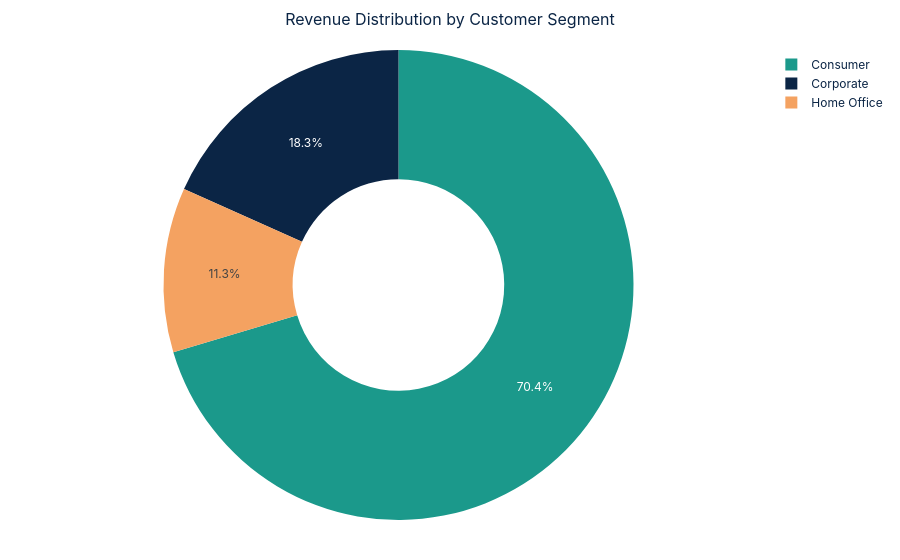
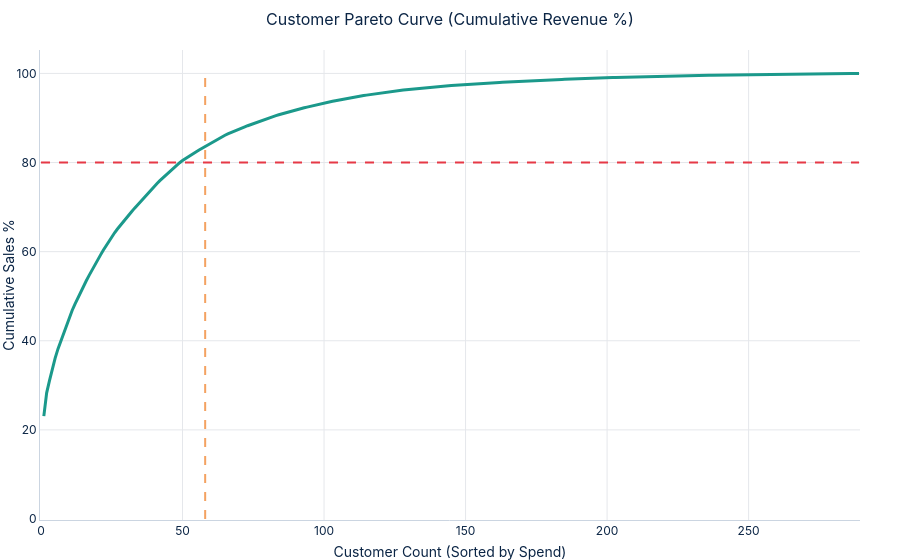

Here is the notebook cell these charts were saved with, in order:
### Markdown cell above
## 5. Customer Analysis

Segment mix, Pareto (80/20) revenue concentration, top VIP accounts, and repeat buyer rates.

### Code cell
# 5.1 Segment Mix
seg_summary = group_summary(df, by="segment")
display(seg_summary)

fig_seg = px.pie(
    seg_summary,
    names="customer_segment",
    values="sales",
    title="Revenue Distribution by Customer Segment",
    color="customer_segment",
    color_discrete_map={"Consumer": THEME_COLORS["teal"], "Corporate": THEME_COLORS["navy"], "Home Office": THEME_COLORS["amber"]},
    hole=0.45,
)
fig_seg.show()

# 5.2 Pareto Analysis & Repeat Rate
cust_df = customer_summary(df)
total_custs = len(cust_df)
top_20pct_n = int(np.ceil(0.20 * total_custs))
top_20pct_rev = cust_df.head(top_20pct_n)["total_spend"].sum()
tot_rev = cust_df["total_spend"].sum()
pareto_rev_pct = (top_20pct_rev / tot_rev) * 100.0

repeat_count = (cust_df["orders"] > 1).sum()
repeat_pct = (repeat_count / total_custs) * 100.0

print(f"Total Unique Buying Customers: {total_custs}")
print(f"Pareto Metric: Top 20% ({top_20pct_n} customers) generate {pareto_rev_pct:.1f}% of total sales")
print(f"Repeat Customer Rate: {repeat_count} / {total_custs} ({repeat_pct:.1f}%)")

fig_pareto = go.Figure()
fig_pareto.add_trace(go.Scatter(
    x=list(range(1, total_custs + 1)),
    y=cust_df["cumulative_pct"],
    mode="lines",
    name="Cumulative Revenue %",
    line=dict(color=THEME_COLORS["teal"], width=3),
))
fig_pareto.add_shape(type="line", x0=0, y0=80, x1=total_custs, y1=80, line=dict(color=THEME_COLORS["red"], dash="dash"))
fig_pareto.add_shape(type="line", x0=top_20pct_n, y0=0, x1=top_20pct_n, y1=100, line=dict(color=THEME_COLORS["amber"], dash="dash"))
fig_pareto.update_layout(
    title="Customer Pareto Curve (Cumulative Revenue %)",
    xaxis_title="Customer Count (Sorted by Spend)",
    yaxis_title="Cumulative Sales %",
)
fig_pareto.show()

# 5.3 Top 5 VIP Customers
display(cust_df.head(10)[["customer_id", "customer_name", "total_spend", "orders", "aov", "tier", "contribution_pct"]])

### Figure 1 — Plotly figure (JSON) as saved in the notebook; plotly's stock layout.template omitted (floating-point values rounded to 4 significant figures)
{"data": [{"customdata": [["Consumer"], ["Corporate"], ["Home Office"]], "domain": {"x": [0.0, 1.0], "y": [0.0, 1.0]}, "hole": 0.45, "hovertemplate": "customer_segment=%{customdata[0]}<br>sales=%{value}<extra></extra>", "labels": ["Consumer", "Corporate", "Home Office"], "legendgroup": "", "marker": {"colors": ["#1B998B", "#0B2545", "#F4A261"]}, "name": "", "showlegend": true, "type": "pie", "values": [5265000.0, 1369000.0, 846500.0]}], "layout": {"legend": {"tracegroupgap": 0}, "title": {"text": "Revenue Distribution by Customer Segment"}}}

### Figure 2 — Plotly figure (JSON) as saved in the notebook; plotly's stock layout.template omitted (floating-point values rounded to 4 significant figures; data arrays with more than 128 entries replaced by an {"elided": "..."} marker saying what was removed)
{"data": [{"line": {"color": "#1B998B", "width": 3}, "mode": "lines", "name": "Cumulative Revenue %", "type": "scatter", "x": {"elided": "289 int values"}, "y": {"elided": "289 float values"}}], "layout": {"shapes": [{"line": {"color": "#E63946", "dash": "dash"}, "type": "line", "x0": 0, "x1": 289, "y0": 80, "y1": 80}, {"line": {"color": "#F4A261", "dash": "dash"}, "type": "line", "x0": 58, "x1": 58, "y0": 0, "y1": 100}], "title": {"text": "Customer Pareto Curve (Cumulative Revenue %)"}, "xaxis": {"title": {"text": "Customer Count (Sorted by Spend)"}}, "yaxis": {"title": {"text": "Cumulative Sales %"}}}}
